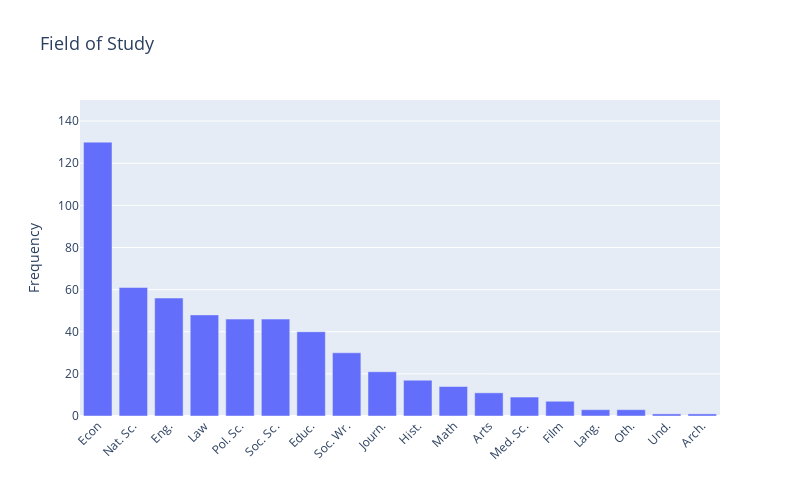

The code cell stored with this chart in its notebook:
### Markdown cell above
* Distribution by fields of study of the studied population:

### Code cell
field_mapping = {1: 'Law', 2: 'Math', 3: 'Soc. Sc.', 4: 'Med. Sc.',
             5: 'Eng.', 6: 'Journ.', 7: 'Hist.', 8: 'Econ', 9: 'Educ.',
             10: 'Nat. Sc.', 11: 'Soc. Wr.', 12: 'Und.', 13: 'Pol. Sc.',
             14: 'Film', 15: 'Arts', 16:'Lang.', 17: 'Arch.', 18: 'Oth.'}

df_filtered['field_cd'] = df_filtered['field_cd'].map(field_mapping).fillna(df_filtered['field_cd'])
field_cd_counts = df_filtered['field_cd'].value_counts().reset_index()
field_cd_counts.columns = ['Field', 'Count']
fig = px.bar(field_cd_counts, x='Field', y='Count', 
             title='Field of Study',
             labels={'Field': 'Field of Study', 'Count': 'Frequency'})
fig.update_layout(xaxis_tickangle=-45, 
                  xaxis_title='',
                  yaxis_title='Frequency',
                  yaxis=dict(range=[0, 150]),
                  title_font_size=18,
                  width=800, height=500)
fig.show()

### Figure 1 — Plotly figure (JSON) as saved in the notebook; plotly's stock layout.template omitted (floating-point values rounded to 4 significant figures)
{"data": [{"alignmentgroup": "True", "hovertemplate": "Field of Study=%{x}<br>Frequency=%{y}<extra></extra>", "legendgroup": "", "marker": {"color": "#636efa", "pattern": {"shape": ""}}, "name": "", "offsetgroup": "", "orientation": "v", "showlegend": false, "textposition": "auto", "type": "bar", "x": ["Econ", "Nat. Sc.", "Eng.", "Law", "Pol. Sc.", "Soc. Sc.", "Educ.", "Soc. Wr.", "Journ.", "Hist.", "Math", "Arts", "Med. Sc.", "Film", "Lang.", "Oth.", "Und.", "Arch."], "xaxis": "x", "y": [130, 61, 56, 48, 46, 46, 40, 30, 21, 17, 14, 11, 9, 7, 3, 3, 1, 1], "yaxis": "y"}], "layout": {"barmode": "relative", "height": 500, "legend": {"tracegroupgap": 0}, "title": {"font": {"size": 18}, "text": "Field of Study"}, "width": 800, "xaxis": {"anchor": "y", "domain": [0, 1], "tickangle": -45, "title": {"text": ""}}, "yaxis": {"anchor": "x", "domain": [0, 1], "range": [0, 150], "title": {"text": "Frequency"}}}}
